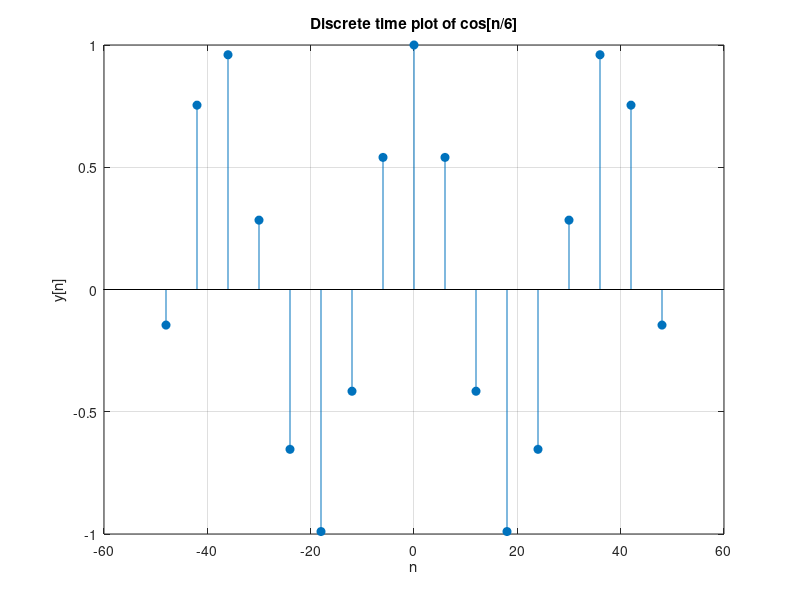

Here is the MATLAB script that generated this plot:
inputs = -48:6:48;

outputs = cos(inputs/6);

stem(inputs, outputs, 'filled')

% Set plot title, labels, and grid
title('Discrete time plot of cos[n/6]')
xlabel('n')
ylabel('y[n]')
grid on
